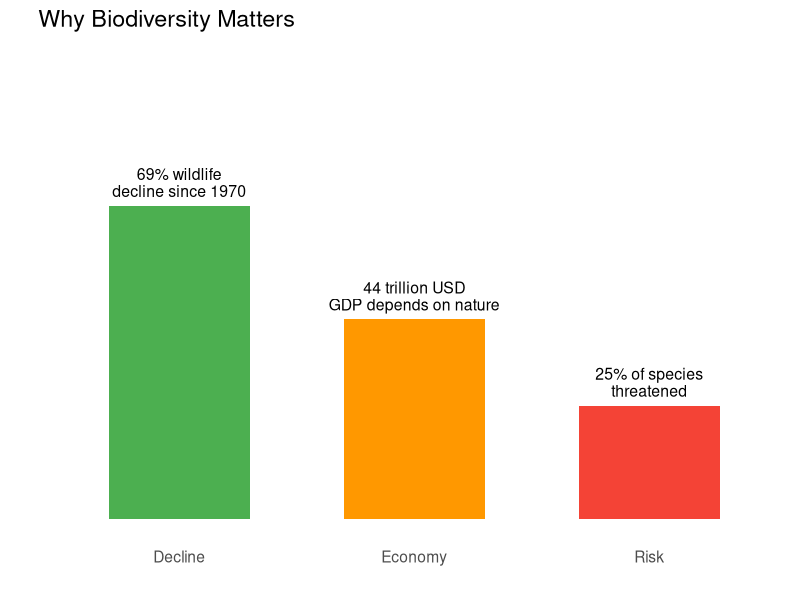
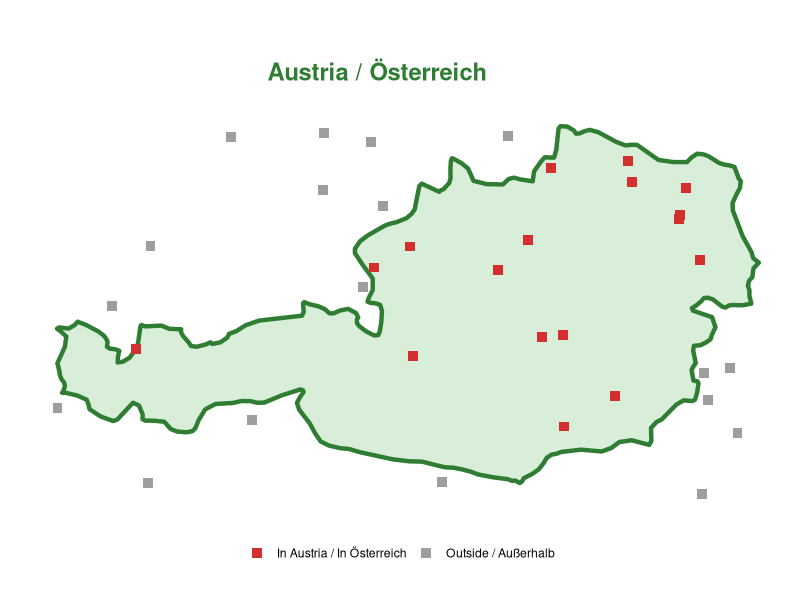
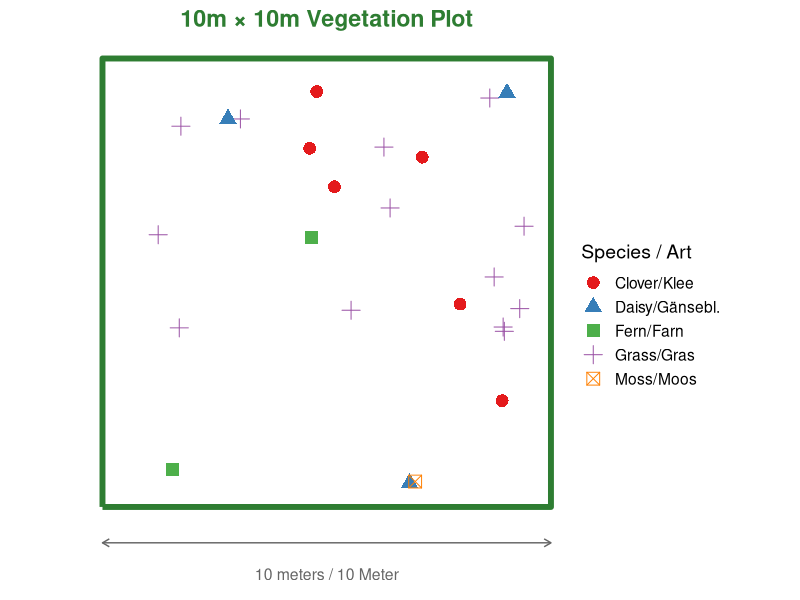
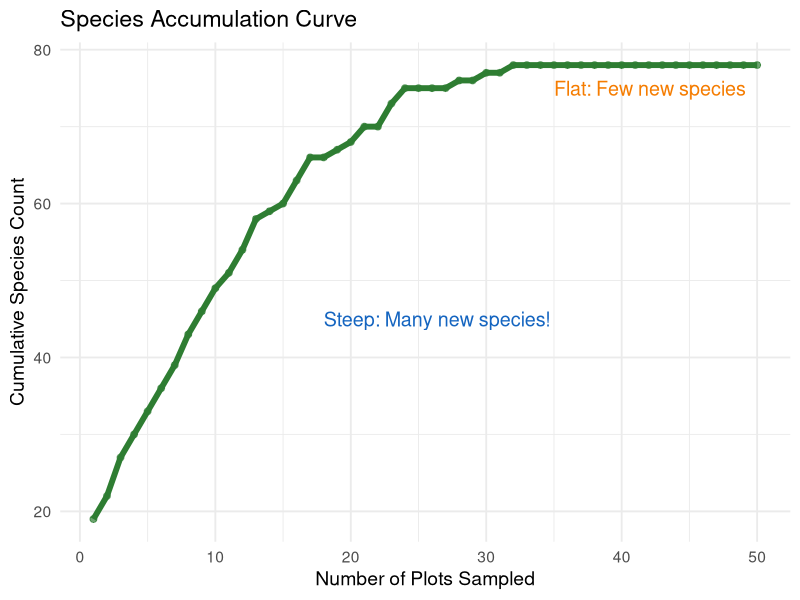
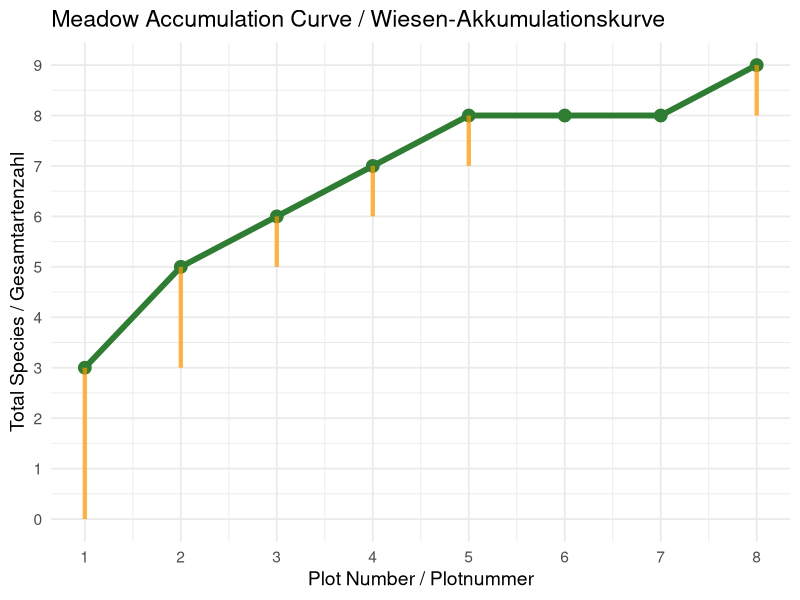
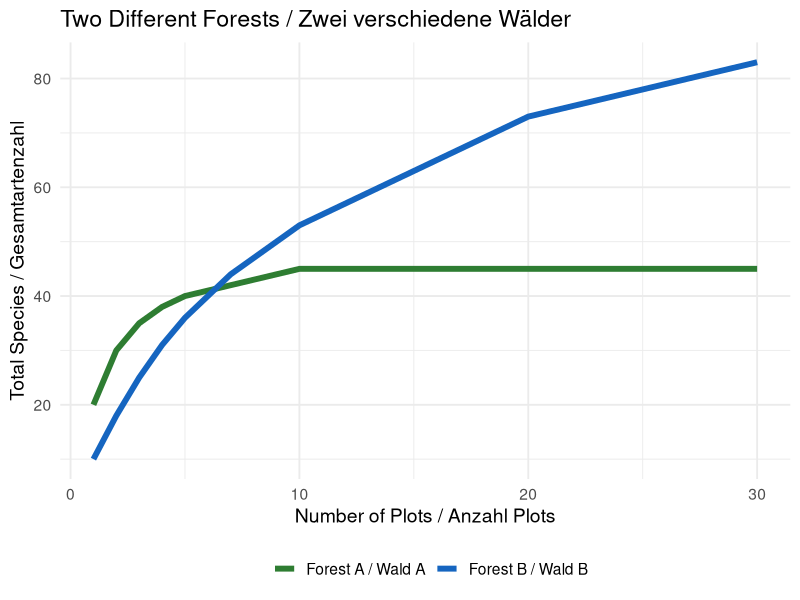
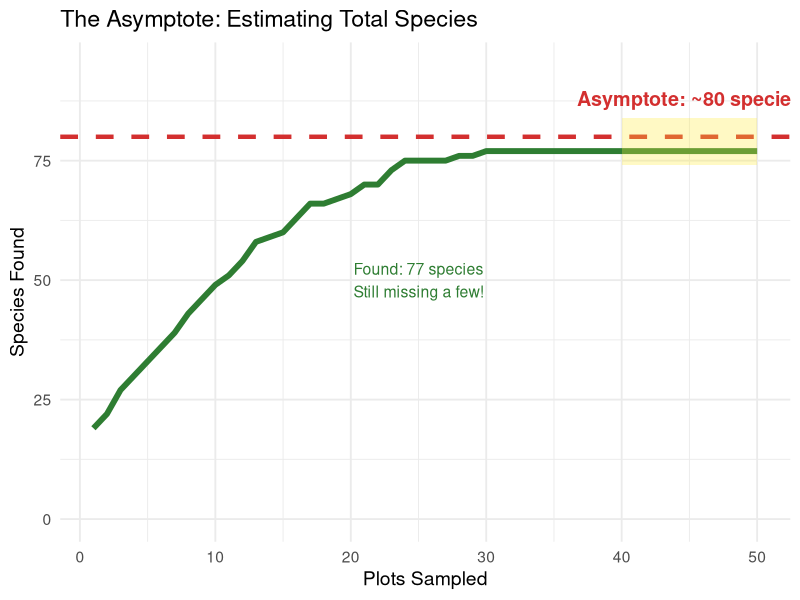
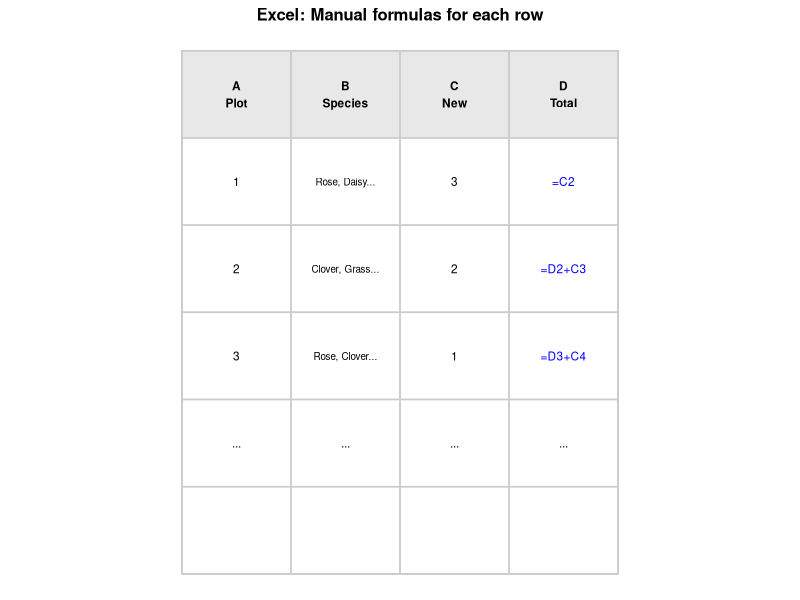

Generate these figures, in order, with R:
## ---- chunk 1
knitr::opts_chunk$set(echo = FALSE, message = FALSE, warning = FALSE, fig.width = 9, fig.height = 5)
library(tidyverse)
library(knitr)
library(sf)
library(rnaturalearth)
## ---- chunk 2
facts <- data.frame(
  category = c("Economy", "Decline", "Risk"),
  value = c(44, 69, 25),
  label_en = c("44 trillion USD\nGDP depends on nature", "69% wildlife\ndecline since 1970", "25% of species\nthreatened"),
  label_de = c("44 Billionen USD\nBIP hängt von Natur ab", "69% Wildtier-\nrückgang seit 1970", "25% der Arten\nbedroht")
)

ggplot(facts, aes(x = category, y = value, fill = category)) +
  geom_col(width = 0.6) +
  geom_text(aes(label = label_en), vjust = -0.3, size = 4, lineheight = 0.9) +
  scale_fill_manual(values = c("#4CAF50", "#FF9800", "#F44336")) +
  labs(title = "Why Biodiversity Matters", y = "", x = "") +
  theme_minimal(base_size = 14) +
  theme(legend.position = "none",
        axis.text.y = element_blank(),
        panel.grid = element_blank()) +
  ylim(0, 100)
## ---- chunk 3
set.seed(42)

# Get real Austria outline from Natural Earth
austria_sf <- ne_countries(scale = "medium", country = "Austria", returnclass = "sf")

# Sample plot locations
samples <- data.frame(
  x = runif(35, 9.5, 17),
  y = runif(35, 46.3, 49)
)

# Check which points are inside Austria using sf
samples_sf <- st_as_sf(samples, coords = c("x", "y"), crs = 4326)
samples$inside <- st_intersects(samples_sf, austria_sf, sparse = FALSE)[, 1]
samples$location <- ifelse(samples$inside, "Inside Austria", "Outside Austria")

ggplot() +
  geom_sf(data = austria_sf, fill = "#C8E6C9", color = "#2E7D32", linewidth = 1.5, alpha = 0.7) +
  geom_point(data = samples, aes(x, y, color = location), size = 3, shape = 15) +
  scale_color_manual(values = c("Inside Austria" = "#D32F2F", "Outside Austria" = "#9E9E9E"),
                     labels = c("Inside Austria" = "In Austria / In Österreich",
                                "Outside Austria" = "Outside / Außerhalb")) +
  annotate("text", x = 13, y = 49.4, label = "Austria / Österreich", size = 6, fontface = "bold", color = "#2E7D32") +
  labs(color = NULL) +
  theme_void() +
  theme(legend.position = "bottom") +
  coord_sf(xlim = c(9.3, 17.2), ylim = c(46.2, 49.5))
## ---- chunk 4
# Create a 10x10m plot visualization
plot_area <- data.frame(
  x = c(0, 10, 10, 0, 0),
  y = c(0, 0, 10, 10, 0)
)

set.seed(42)
plants <- data.frame(
  x = runif(25, 0.5, 9.5),
  y = runif(25, 0.5, 9.5),
  species = sample(c("Grass/Gras", "Clover/Klee", "Daisy/Gänsebl.", "Moss/Moos", "Fern/Farn"), 25,
                   replace = TRUE, prob = c(0.4, 0.2, 0.2, 0.1, 0.1))
)

ggplot() +
  geom_path(data = plot_area, aes(x, y), linewidth = 2, color = "#2E7D32") +
  geom_point(data = plants, aes(x, y, color = species, shape = species), size = 4) +
  annotate("segment", x = 0, xend = 10, y = -0.8, yend = -0.8,
           arrow = arrow(ends = "both", length = unit(0.2, "cm")), color = "#666666") +
  annotate("text", x = 5, y = -1.5, label = "10 meters / 10 Meter", size = 4, color = "#666666") +
  scale_color_brewer(palette = "Set1") +
  labs(title = "10m × 10m Vegetation Plot",
       color = "Species / Art", shape = "Species / Art") +
  theme_void(base_size = 14) +
  theme(legend.position = "right",
        plot.title = element_text(hjust = 0.5, face = "bold", color = "#2E7D32")) +
  coord_fixed()
## ---- chunk 5
set.seed(42)
n_plots <- 50
species_pool <- 80

# Simulate accumulation
accumulation <- data.frame(plots = 1:n_plots, species = 0)
current <- 15
for(i in 1:n_plots) {
  prob_new <- (species_pool - current) / species_pool
  current <- current + rbinom(1, 6, prob_new)
  accumulation$species[i] <- min(current, species_pool - 2)
}

ggplot(accumulation, aes(x = plots, y = species)) +
  geom_line(color = "#2E7D32", linewidth = 2) +
  geom_point(color = "#2E7D32", size = 2, alpha = 0.7) +
  annotate("text", x = 18, y = 45, label = "Steep: Many new species!",
           color = "#1565C0", size = 5, hjust = 0) +
  annotate("text", x = 35, y = 75, label = "Flat: Few new species",
           color = "#F57C00", size = 5, hjust = 0) +
  labs(title = "Species Accumulation Curve",
       x = "Number of Plots Sampled",
       y = "Cumulative Species Count") +
  theme_minimal(base_size = 14)
## ---- chunk 6
build_example <- data.frame(
  Plot = 1:8,
  `Species Found` = c("Daisy, Clover, Grass",
                      "Buttercup, Dandelion, Grass",
                      "Daisy, Thistle, Clover",
                      "Grass, Plantain, Daisy",
                      "Clover, Buttercup, Yarrow",
                      "Daisy, Grass, Clover",
                      "Dandelion, Plantain, Grass",
                      "Clover, Daisy, Sorrel"),
  `New Species` = c(3, 2, 1, 1, 1, 0, 0, 1),
  `Cumulative Total` = c(3, 5, 6, 7, 8, 8, 8, 9)
)

kable(build_example, align = "clcc")
## ---- chunk 7
build_example_de <- data.frame(
  Plot = 1:8,
  `Gefundene Arten` = c("Gänseblümchen, Klee, Gras",
                        "Butterblume, Löwenzahn, Gras",
                        "Gänseblümchen, Distel, Klee",
                        "Gras, Spitzwegerich, Gänseblümchen",
                        "Klee, Butterblume, Schafgarbe",
                        "Gänseblümchen, Gras, Klee",
                        "Löwenzahn, Spitzwegerich, Gras",
                        "Klee, Gänseblümchen, Sauerampfer"),
  `Neue Arten` = c(3, 2, 1, 1, 1, 0, 0, 1),
  `Kumulativ` = c(3, 5, 6, 7, 8, 8, 8, 9)
)

kable(build_example_de, align = "clcc")
## ---- chunk 8
example_data <- data.frame(
  plot = 1:8,
  cumulative = c(3, 5, 6, 7, 8, 8, 8, 9)
)

ggplot(example_data, aes(x = plot, y = cumulative)) +
  geom_line(color = "#2E7D32", linewidth = 2) +
  geom_point(color = "#2E7D32", size = 4) +
  geom_segment(aes(x = plot, xend = plot, y = lag(cumulative, default = 0), yend = cumulative),
               color = "#FF9800", linewidth = 1.5, alpha = 0.7) +
  labs(title = "Meadow Accumulation Curve / Wiesen-Akkumulationskurve",
       x = "Plot Number / Plotnummer",
       y = "Total Species / Gesamtartenzahl") +
  theme_minimal(base_size = 14) +
  scale_x_continuous(breaks = 1:8) +
  scale_y_continuous(breaks = 0:10)
## ---- chunk 9
curves <- data.frame(
  plots = rep(1:30, 2),
  species = c(
    cumsum(c(20, 10, 5, 3, 2, rep(1, 5), rep(0, 20))),
    cumsum(c(10, 8, 7, 6, 5, 4, 4, 3, 3, 3, rep(2, 10), rep(1, 10)))
  ),
  curve = rep(c("Forest A / Wald A", "Forest B / Wald B"), each = 30)
)

ggplot(curves, aes(x = plots, y = species, color = curve)) +
  geom_line(linewidth = 2) +
  scale_color_manual(values = c("Forest A / Wald A" = "#2E7D32", "Forest B / Wald B" = "#1565C0")) +
  labs(title = "Two Different Forests / Zwei verschiedene Wälder",
       x = "Number of Plots / Anzahl Plots",
       y = "Total Species / Gesamtartenzahl",
       color = "") +
  theme_minimal(base_size = 14) +
  theme(legend.position = "bottom")
## ---- chunk 10
set.seed(42)
n_plots <- 50
species_pool <- 80

accumulation <- data.frame(plots = 1:n_plots, species = 0)
current <- 15
for(i in 1:n_plots) {
  prob_new <- (species_pool - current) / species_pool
  current <- current + rbinom(1, 6, prob_new)
  accumulation$species[i] <- min(current, species_pool - 3)
}

final_species <- max(accumulation$species)

ggplot(accumulation, aes(x = plots, y = species)) +
  geom_line(color = "#2E7D32", linewidth = 2) +
  geom_hline(yintercept = species_pool, linetype = "dashed", color = "#D32F2F", linewidth = 1.5) +
  annotate("rect", xmin = 40, xmax = 50, ymin = species_pool - 6, ymax = species_pool + 4,
           fill = "#FFEB3B", alpha = 0.3) +
  annotate("text", x = 45, y = species_pool + 8,
           label = paste0("Asymptote: ~", species_pool, " species"),
           color = "#D32F2F", size = 5, fontface = "bold") +
  annotate("text", x = 25, y = 50,
           label = paste0("Found: ", final_species, " species\nStill missing a few!"),
           size = 4, color = "#2E7D32") +
  labs(title = "The Asymptote: Estimating Total Species",
       x = "Plots Sampled",
       y = "Species Found") +
  theme_minimal(base_size = 14) +
  ylim(0, species_pool + 15)
## ---- chunk 11
# Simulating what you'd do in Excel
excel_data <- data.frame(
  A = c("Plot", 1, 2, 3, 4, 5),
  B = c("Species Found", "Rose, Daisy, Grass", "Clover, Grass, Fern", "Rose, Clover, Moss", "Daisy, Fern, Lily", "Grass, Rose, Daisy"),
  C = c("New Species", 3, 2, 1, 1, 0),
  D = c("Cumulative", 3, 5, 6, 7, 7)
)

# Make it look like Excel
library(ggplot2)
ggplot() +
  annotate("rect", xmin = 0, xmax = 4, ymin = 0, ymax = 6, fill = "white", color = "gray70") +
  # Column headers (gray background)
  annotate("rect", xmin = 0, xmax = 1, ymin = 5, ymax = 6, fill = "#E8E8E8") +
  annotate("rect", xmin = 1, xmax = 2, ymin = 5, ymax = 6, fill = "#E8E8E8") +
  annotate("rect", xmin = 2, xmax = 3, ymin = 5, ymax = 6, fill = "#E8E8E8") +
  annotate("rect", xmin = 3, xmax = 4, ymin = 5, ymax = 6, fill = "#E8E8E8") +
  # Grid lines

  annotate("segment", x = rep(0:4, each = 2), xend = rep(0:4, each = 2),
           y = rep(c(0, 6), 5), yend = rep(c(6, 0), 5), color = "gray80") +
  annotate("segment", x = rep(c(0, 4), 7), xend = rep(c(4, 0), 7),
           y = rep(0:6, each = 2), yend = rep(0:6, each = 2), color = "gray80") +
  # Headers
  annotate("text", x = 0.5, y = 5.5, label = "A\nPlot", size = 3, fontface = "bold") +
  annotate("text", x = 1.5, y = 5.5, label = "B\nSpecies", size = 3, fontface = "bold") +
  annotate("text", x = 2.5, y = 5.5, label = "C\nNew", size = 3, fontface = "bold") +
  annotate("text", x = 3.5, y = 5.5, label = "D\nTotal", size = 3, fontface = "bold") +
  # Data rows
  annotate("text", x = 0.5, y = 4.5, label = "1", size = 3) +
  annotate("text", x = 1.5, y = 4.5, label = "Rose, Daisy...", size = 2.5) +
  annotate("text", x = 2.5, y = 4.5, label = "3", size = 3) +
  annotate("text", x = 3.5, y = 4.5, label = "=C2", size = 3, color = "blue") +

  annotate("text", x = 0.5, y = 3.5, label = "2", size = 3) +
  annotate("text", x = 1.5, y = 3.5, label = "Clover, Grass...", size = 2.5) +
  annotate("text", x = 2.5, y = 3.5, label = "2", size = 3) +
  annotate("text", x = 3.5, y = 3.5, label = "=D2+C3", size = 3, color = "blue") +

  annotate("text", x = 0.5, y = 2.5, label = "3", size = 3) +
  annotate("text", x = 1.5, y = 2.5, label = "Rose, Clover...", size = 2.5) +
  annotate("text", x = 2.5, y = 2.5, label = "1", size = 3) +
  annotate("text", x = 3.5, y = 2.5, label = "=D3+C4", size = 3, color = "blue") +

  annotate("text", x = 0.5, y = 1.5, label = "...", size = 3) +
  annotate("text", x = 1.5, y = 1.5, label = "...", size = 3) +
  annotate("text", x = 2.5, y = 1.5, label = "...", size = 3) +
  annotate("text", x = 3.5, y = 1.5, label = "...", size = 3) +

  labs(title = "Excel: Manual formulas for each row") +
  theme_void() +
  theme(plot.title = element_text(hjust = 0.5, size = 12, face = "bold")) +
  coord_fixed(ratio = 0.8)
## ---- chunk 12
preview_data <- data.frame(
  plots = rep(1:30, 2),
  species = c(
    cumsum(c(30, 15, 10, 8, 6, 5, 4, 3, 3, 2, rep(2, 10), rep(1, 10))),
    cumsum(c(5, 4, 4, 3, 3, 3, 3, 2, 2, 2, rep(2, 10), rep(1, 10)))
  ),
  type = rep(c("Native / Heimisch", "Alien / Neophyten"), each = 30)
)

ggplot(preview_data, aes(x = plots, y = species, color = type)) +
  geom_line(linewidth = 2) +
  scale_color_manual(values = c("Native / Heimisch" = "#2E7D32", "Alien / Neophyten" = "#D32F2F")) +
  labs(title = "What Might We Find? / Was könnten wir finden?",
       x = "Plots Sampled / Untersuchte Plots",
       y = "Species Found / Gefundene Arten",
       color = "") +
  theme_minimal(base_size = 14) +
  theme(legend.position = "bottom")
